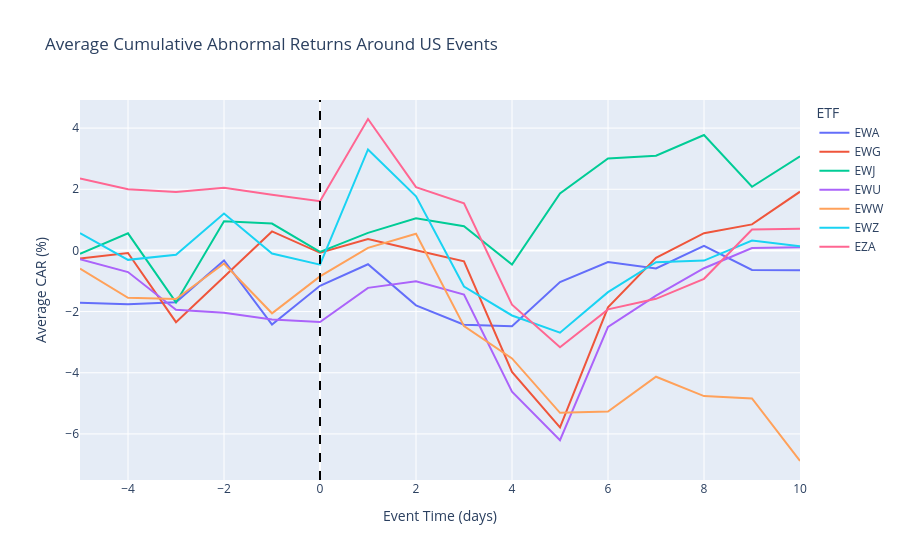

The code cell stored with this chart in its notebook:
### Code cell
avg_car_etf = (
    event_panel
    .groupby(['ETF', 't'], as_index=False)
    .agg(avg_car=('car', 'mean'))
)

avg_car_group = (
    event_panel
    .groupby(['group', 't'], as_index=False)
    .agg(avg_car=('car', 'mean'))
)

import plotly.express as px

fig_etf = px.line(
    avg_car_etf,
    x='t', y='avg_car',
    color='ETF',
    title='Average Cumulative Abnormal Returns Around US Events',
    labels={'t': 'Event Time (days)', 'avg_car': 'Average CAR (%)'}
)
fig_etf.add_vline(x=0, line_dash='dash', line_color='black')  # event day
fig_etf.show()

### Figure 1 — Plotly figure (JSON) as saved in the notebook; plotly's stock layout.template omitted (floating-point values rounded to 4 significant figures)
{"data": [{"hovertemplate": "ETF=EWA<br>Event Time (days)=%{x}<br>Average CAR (%)=%{y}<extra></extra>", "legendgroup": "EWA", "line": {"color": "#636efa", "dash": "solid"}, "marker": {"symbol": "circle"}, "mode": "lines", "name": "EWA", "orientation": "v", "showlegend": true, "type": "scatter", "x": [-5, -4, -3, -2, -1, 0, 1, 2, 3, 4, 5, 6, 7, 8, 9, 10], "xaxis": "x", "y": [-1.709, -1.761, -1.692, -0.3283, -2.427, -1.155, -0.4533, -1.796, -2.431, -2.48, -1.034, -0.3786, -0.589, 0.153, -0.6382, -0.647], "yaxis": "y"}, {"hovertemplate": "ETF=EWG<br>Event Time (days)=%{x}<br>Average CAR (%)=%{y}<extra></extra>", "legendgroup": "EWG", "line": {"color": "#EF553B", "dash": "solid"}, "marker": {"symbol": "circle"}, "mode": "lines", "name": "EWG", "orientation": "v", "showlegend": true, "type": "scatter", "x": [-5, -4, -3, -2, -1, 0, 1, 2, 3, 4, 5, 6, 7, 8, 9, 10], "xaxis": "x", "y": [-0.2602, -0.08381, -2.345, -0.8541, 0.6216, -0.07735, 0.3688, 0.006143, -0.3559, -3.974, -5.786, -1.859, -0.24, 0.5639, 0.8526, 1.921], "yaxis": "y"}, {"hovertemplate": "ETF=EWJ<br>Event Time (days)=%{x}<br>Average CAR (%)=%{y}<extra></extra>", "legendgroup": "EWJ", "line": {"color": "#00cc96", "dash": "solid"}, "marker": {"symbol": "circle"}, "mode": "lines", "name": "EWJ", "orientation": "v", "showlegend": true, "type": "scatter", "x": [-5, -4, -3, -2, -1, 0, 1, 2, 3, 4, 5, 6, 7, 8, 9, 10], "xaxis": "x", "y": [-0.1109, 0.5599, -1.7, 0.956, 0.8794, -0.05048, 0.5746, 1.054, 0.7888, -0.4596, 1.866, 3.008, 3.097, 3.776, 2.081, 3.078], "yaxis": "y"}, {"hovertemplate": "ETF=EWU<br>Event Time (days)=%{x}<br>Average CAR (%)=%{y}<extra></extra>", "legendgroup": "EWU", "line": {"color": "#ab63fa", "dash": "solid"}, "marker": {"symbol": "circle"}, "mode": "lines", "name": "EWU", "orientation": "v", "showlegend": true, "type": "scatter", "x": [-5, -4, -3, -2, -1, 0, 1, 2, 3, 4, 5, 6, 7, 8, 9, 10], "xaxis": "x", "y": [-0.2901, -0.7071, -1.943, -2.035, -2.259, -2.343, -1.225, -1.009, -1.445, -4.618, -6.206, -2.497, -1.479, -0.5826, 0.07962, 0.1072], "yaxis": "y"}, {"hovertemplate": "ETF=EWW<br>Event Time (days)=%{x}<br>Average CAR (%)=%{y}<extra></extra>", "legendgroup": "EWW", "line": {"color": "#FFA15A", "dash": "solid"}, "marker": {"symbol": "circle"}, "mode": "lines", "name": "EWW", "orientation": "v", "showlegend": true, "type": "scatter", "x": [-5, -4, -3, -2, -1, 0, 1, 2, 3, 4, 5, 6, 7, 8, 9, 10], "xaxis": "x", "y": [-0.5973, -1.549, -1.589, -0.4291, -2.056, -0.8477, 0.08428, 0.5466, -2.476, -3.531, -5.311, -5.266, -4.13, -4.762, -4.842, -6.886], "yaxis": "y"}, {"hovertemplate": "ETF=EWZ<br>Event Time (days)=%{x}<br>Average CAR (%)=%{y}<extra></extra>", "legendgroup": "EWZ", "line": {"color": "#19d3f3", "dash": "solid"}, "marker": {"symbol": "circle"}, "mode": "lines", "name": "EWZ", "orientation": "v", "showlegend": true, "type": "scatter", "x": [-5, -4, -3, -2, -1, 0, 1, 2, 3, 4, 5, 6, 7, 8, 9, 10], "xaxis": "x", "y": [0.5666, -0.3083, -0.1389, 1.21, -0.09983, -0.4636, 3.302, 1.77, -1.182, -2.127, -2.69, -1.365, -0.3828, -0.3331, 0.3226, 0.1385], "yaxis": "y"}, {"hovertemplate": "ETF=EZA<br>Event Time (days)=%{x}<br>Average CAR (%)=%{y}<extra></extra>", "legendgroup": "EZA", "line": {"color": "#FF6692", "dash": "solid"}, "marker": {"symbol": "circle"}, "mode": "lines", "name": "EZA", "orientation": "v", "showlegend": true, "type": "scatter", "x": [-5, -4, -3, -2, -1, 0, 1, 2, 3, 4, 5, 6, 7, 8, 9, 10], "xaxis": "x", "y": [2.351, 2.004, 1.914, 2.046, 1.824, 1.611, 4.298, 2.068, 1.539, -1.772, -3.163, -1.927, -1.583, -0.9283, 0.6851, 0.71], "yaxis": "y"}], "layout": {"legend": {"title": {"text": "ETF"}, "tracegroupgap": 0}, "shapes": [{"line": {"color": "black", "dash": "dash"}, "type": "line", "x0": 0, "x1": 0, "xref": "x", "y0": 0, "y1": 1, "yref": "y domain"}], "title": {"text": "Average Cumulative Abnormal Returns Around US Events"}, "xaxis": {"anchor": "y", "domain": [0, 1], "title": {"text": "Event Time (days)"}}, "yaxis": {"anchor": "x", "domain": [0, 1], "title": {"text": "Average CAR (%)"}}}}
